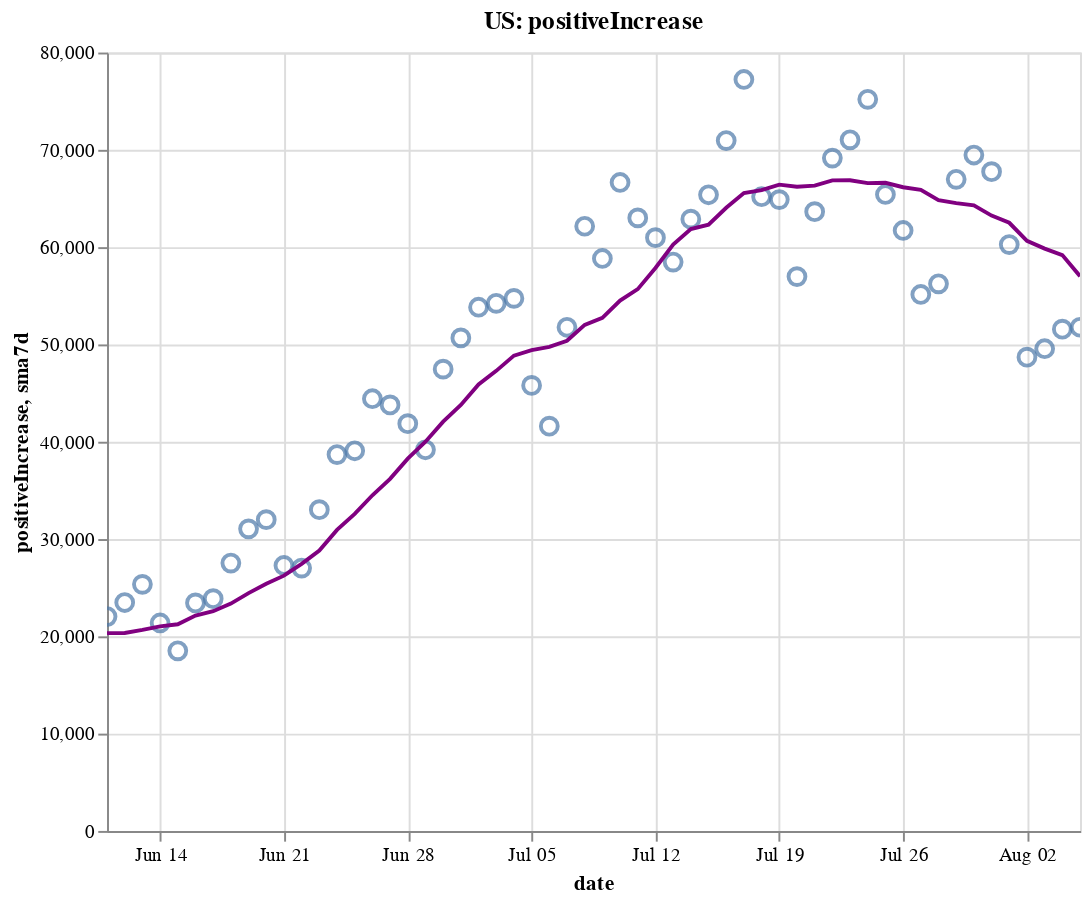

Notebook cell for this chart:
### Code cell
create_plot(us, 'positiveIncrease')

### Figure 1 — Vega-Lite specification as saved in the notebook (floating-point values rounded to 4 significant figures)
{"config": {"view": {"continuousWidth": 400, "continuousHeight": 300}}, "layer": [{"layer": [{"mark": {"type": "point", "size": 75}, "encoding": {"tooltip": [{"type": "temporal", "field": "date"}, {"type": "quantitative", "field": "positiveIncrease"}, {"type": "quantitative", "field": "sma7d"}], "x": {"type": "temporal", "field": "date"}, "y": {"type": "quantitative", "field": "positiveIncrease"}}, "selection": {"selector002": {"type": "interval", "bind": "scales", "encodings": ["x", "y"]}}}, {"mark": {"type": "line", "color": "purple"}, "encoding": {"x": {"type": "temporal", "field": "date"}, "y": {"type": "quantitative", "field": "sma7d"}}}]}, {"mark": {"type": "rule", "color": "#aaa"}, "encoding": {"x": {"type": "temporal", "field": "date"}}, "transform": [{"filter": {"selection": "selector001"}}]}, {"mark": "circle", "encoding": {"opacity": {"condition": {"value": 1, "selection": "selector001"}, "value": 0}, "tooltip": [{"type": "temporal", "field": "date"}, {"type": "quantitative", "field": "positiveIncrease"}, {"type": "quantitative", "field": "sma7d"}], "x": {"type": "temporal", "field": "date"}, "y": {"type": "quantitative", "field": "positiveIncrease"}}, "selection": {"selector001": {"type": "single", "encodings": ["x"], "on": "mouseover", "nearest": true, "empty": "none"}}}, {"mark": {"type": "text", "align": "left", "dx": 5, "dy": -5, "stroke": "white", "strokeWidth": 2}, "encoding": {"text": {"type": "quantitative", "field": "positiveIncrease"}, "tooltip": [{"type": "temporal", "field": "date"}, {"type": "quantitative", "field": "positiveIncrease"}, {"type": "quantitative", "field": "sma7d"}], "x": {"type": "temporal", "field": "date"}, "y": {"type": "quantitative", "field": "positiveIncrease"}}, "transform": [{"filter": {"selection": "selector001"}}]}, {"mark": {"type": "text", "align": "left", "dx": 5, "dy": -5}, "encoding": {"text": {"type": "quantitative", "field": "positiveIncrease"}, "tooltip": [{"type": "temporal", "field": "date"}, {"type": "quantitative", "field": "positiveIncrease"}, {"type": "quantitative", "field": "sma7d"}], "x": {"type": "temporal", "field": "date"}, "y": {"type": "quantitative", "field": "positiveIncrease"}}, "transform": [{"filter": {"selection": "selector001"}}]}], "data": {"name": "data-0dd732ecc322d04a45cb45cde2ae643d"}, "height": 400, "title": "US: positiveIncrease", "width": 500, "$schema": "https://vega.github.io/schema/vega-lite/v4.8.1.json", "datasets": {"data-0dd732ecc322d04a45cb45cde2ae643d": [{"date": "2020-06-11T00:00:00", "totalTestResultsIncrease": 459500.0, "positiveIncrease": 22030.0, "death": 107600.0, "deathIncrease": 898.0, "positiveRate": 0.048, "state": "US", "sma7d": 20330.0}, {"date": "2020-06-12T00:00:00", "totalTestResultsIncrease": 623100.0, "positiveIncrease": 23480.0, "death": 108400.0, "deathIncrease": 772.0, "positiveRate": 0.038, "state": "US", "sma7d": 20350.0}, {"date": "2020-06-13T00:00:00", "totalTestResultsIncrease": 496400.0, "positiveIncrease": 25340.0, "death": 109100.0, "deathIncrease": 691.0, "positiveRate": 0.051, "state": "US", "sma7d": 20670.0}, {"date": "2020-06-14T00:00:00", "totalTestResultsIncrease": 485200.0, "positiveIncrease": 21370.0, "death": 109400.0, "deathIncrease": 355.0, "positiveRate": 0.044, "state": "US", "sma7d": 21030.0}, {"date": "2020-06-15T00:00:00", "totalTestResultsIncrease": 432800.0, "positiveIncrease": 18510.0, "death": 109800.0, "deathIncrease": 380.0, "positiveRate": 0.043, "state": "US", "sma7d": 21240.0}, {"date": "2020-06-16T00:00:00", "totalTestResultsIncrease": 464500.0, "positiveIncrease": 23440.0, "death": 110500.0, "deathIncrease": 729.0, "positiveRate": 0.05, "state": "US", "sma7d": 22140.0}, {"date": "2020-06-17T00:00:00", "totalTestResultsIncrease": 485300.0, "positiveIncrease": 23870.0, "death": 111300.0, "deathIncrease": 767.0, "positiveRate": 0.049, "state": "US", "sma7d": 22580.0}, {"date": "2020-06-18T00:00:00", "totalTestResultsIncrease": 516200.0, "positiveIncrease": 27530.0, "death": 112000.0, "deathIncrease": 704.0, "positiveRate": 0.053, "state": "US", "sma7d": 23360.0}, {"date": "2020-06-19T00:00:00", "totalTestResultsIncrease": 574000.0, "positiveIncrease": 31050.0, "death": 112700.0, "deathIncrease": 655.0, "positiveRate": 0.054, "state": "US", "sma7d": 24440.0}, {"date": "2020-06-20T00:00:00", "totalTestResultsIncrease": 559200.0, "positiveIncrease": 31990.0, "death": 113300.0, "deathIncrease": 628.0, "positiveRate": 0.057, "state": "US", "sma7d": 25390.0}, {"date": "2020-06-21T00:00:00", "totalTestResultsIncrease": 511100.0, "positiveIncrease": 27280.0, "death": 113600.0, "deathIncrease": 292.0, "positiveRate": 0.053, "state": "US", "sma7d": 26240.0}, {"date": "2020-06-22T00:00:00", "totalTestResultsIncrease": 466600.0, "positiveIncrease": 27020.0, "death": 113900.0, "deathIncrease": 283.0, "positiveRate": 0.058, "state": "US", "sma7d": 27450.0}, {"date": "2020-06-23T00:00:00", "totalTestResultsIncrease": 491700.0, "positiveIncrease": 33020.0, "death": 114600.0, "deathIncrease": 708.0, "positiveRate": 0.067, "state": "US", "sma7d": 28820.0}, {"date": "2020-06-24T00:00:00", "totalTestResultsIncrease": 519200.0, "positiveIncrease": 38680.0, "death": 115300.0, "deathIncrease": 724.0, "positiveRate": 0.075, "state": "US", "sma7d": 30940.0}, {"date": "2020-06-25T00:00:00", "totalTestResultsIncrease": 637100.0, "positiveIncrease": 39070.0, "death": 117800.0, "deathIncrease": 2501.0, "positiveRate": 0.061, "state": "US", "sma7d": 32590.0}, {"date": "2020-06-26T00:00:00", "totalTestResultsIncrease": 606700.0, "positiveIncrease": 44420.0, "death": 118400.0, "deathIncrease": 636.0, "positiveRate": 0.073, "state": "US", "sma7d": 34500.0}, {"date": "2020-06-27T00:00:00", "totalTestResultsIncrease": 599400.0, "positiveIncrease": 43780.0, "death": 119000.0, "deathIncrease": 509.0, "positiveRate": 0.073, "state": "US", "sma7d": 36180.0}, {"date": "2020-06-28T00:00:00", "totalTestResultsIncrease": 583900.0, "positiveIncrease": 41860.0, "death": 119200.0, "deathIncrease": 271.0, "positiveRate": 0.072, "state": "US", "sma7d": 38260.0}, {"date": "2020-06-29T00:00:00", "totalTestResultsIncrease": 646800.0, "positiveIncrease": 39180.0, "death": 119600.0, "deathIncrease": 330.0, "positiveRate": 0.061, "state": "US", "sma7d": 40000.0}, {"date": "2020-06-30T00:00:00", "totalTestResultsIncrease": 624100.0, "positiveIncrease": 47460.0, "death": 120200.0, "deathIncrease": 596.0, "positiveRate": 0.076, "state": "US", "sma7d": 42060.0}, {"date": "2020-07-01T00:00:00", "totalTestResultsIncrease": 633300.0, "positiveIncrease": 50670.0, "death": 120900.0, "deathIncrease": 701.0, "positiveRate": 0.08, "state": "US", "sma7d": 43780.0}, {"date": "2020-07-02T00:00:00", "totalTestResultsIncrease": 662300.0, "positiveIncrease": 53830.0, "death": 121600.0, "deathIncrease": 697.0, "positiveRate": 0.081, "state": "US", "sma7d": 45890.0}, {"date": "2020-07-03T00:00:00", "totalTestResultsIncrease": 710900.0, "positiveIncrease": 54220.0, "death": 122100.0, "deathIncrease": 597.0, "positiveRate": 0.076, "state": "US", "sma7d": 47290.0}, {"date": "2020-07-04T00:00:00", "totalTestResultsIncrease": 642200.0, "positiveIncrease": 54730.0, "death": 122500.0, "deathIncrease": 306.0, "positiveRate": 0.085, "state": "US", "sma7d": 48850.0}, {"date": "2020-07-05T00:00:00", "totalTestResultsIncrease": 681400.0, "positiveIncrease": 45790.0, "death": 122700.0, "deathIncrease": 209.0, "positiveRate": 0.067, "state": "US", "sma7d": 49410.0}, {"date": "2020-07-06T00:00:00", "totalTestResultsIncrease": 501200.0, "positiveIncrease": 41600.0, "death": 122900.0, "deathIncrease": 242.0, "positiveRate": 0.083, "state": "US", "sma7d": 49760.0}, {"date": "2020-07-07T00:00:00", "totalTestResultsIncrease": 634800.0, "positiveIncrease": 51770.0, "death": 123800.0, "deathIncrease": 922.0, "positiveRate": 0.082, "state": "US", "sma7d": 50370.0}, {"date": "2020-07-08T00:00:00", "totalTestResultsIncrease": 629100.0, "positiveIncrease": 62150.0, "death": 124700.0, "deathIncrease": 897.0, "positiveRate": 0.099, "state": "US", "sma7d": 52010.0}, {"date": "2020-07-09T00:00:00", "totalTestResultsIncrease": 703000.0, "positiveIncrease": 58840.0, "death": 125600.0, "deathIncrease": 867.0, "positiveRate": 0.084, "state": "US", "sma7d": 52730.0}, {"date": "2020-07-10T00:00:00", "totalTestResultsIncrease": 810800.0, "positiveIncrease": 66640.0, "death": 126400.0, "deathIncrease": 854.0, "positiveRate": 0.082, "state": "US", "sma7d": 54500.0}, {"date": "2020-07-11T00:00:00", "totalTestResultsIncrease": 698400.0, "positiveIncrease": 63010.0, "death": 127200.0, "deathIncrease": 757.0, "positiveRate": 0.09, "state": "US", "sma7d": 55680.0}, {"date": "2020-07-12T00:00:00", "totalTestResultsIncrease": 758300.0, "positiveIncrease": 60980.0, "death": 127700.0, "deathIncrease": 476.0, "positiveRate": 0.08, "state": "US", "sma7d": 57850.0}, {"date": "2020-07-13T00:00:00", "totalTestResultsIncrease": 693600.0, "positiveIncrease": 58460.0, "death": 128000.0, "deathIncrease": 327.0, "positiveRate": 0.084, "state": "US", "sma7d": 60260.0}, {"date": "2020-07-14T00:00:00", "totalTestResultsIncrease": 770000.0, "positiveIncrease": 62880.0, "death": 128700.0, "deathIncrease": 736.0, "positiveRate": 0.082, "state": "US", "sma7d": 61850.0}, {"date": "2020-07-15T00:00:00", "totalTestResultsIncrease": 762000.0, "positiveIncrease": 65380.0, "death": 129600.0, "deathIncrease": 858.0, "positiveRate": 0.086, "state": "US", "sma7d": 62310.0}, {"date": "2020-07-16T00:00:00", "totalTestResultsIncrease": 827600.0, "positiveIncrease": 70950.0, "death": 130600.0, "deathIncrease": 974.0, "positiveRate": 0.086, "state": "US", "sma7d": 64040.0}, {"date": "2020-07-17T00:00:00", "totalTestResultsIncrease": 837400.0, "positiveIncrease": 77230.0, "death": 131500.0, "deathIncrease": 951.0, "positiveRate": 0.092, "state": "US", "sma7d": 65560.0}, {"date": "2020-07-18T00:00:00", "totalTestResultsIncrease": 761600.0, "positiveIncrease": 65180.0, "death": 132400.0, "deathIncrease": 872.0, "positiveRate": 0.086, "state": "US", "sma7d": 65870.0}, {"date": "2020-07-19T00:00:00", "totalTestResultsIncrease": 798500.0, "positiveIncrease": 64880.0, "death": 132900.0, "deathIncrease": 526.0, "positiveRate": 0.081, "state": "US", "sma7d": 66430.0}, {"date": "2020-07-20T00:00:00", "totalTestResultsIncrease": 711000.0, "positiveIncrease": 56970.0, "death": 133300.0, "deathIncrease": 362.0, "positiveRate": 0.08, "state": "US", "sma7d": 66210.0}, {"date": "2020-07-21T00:00:00", "totalTestResultsIncrease": 750200.0, "positiveIncrease": 63640.0, "death": 134300.0, "deathIncrease": 1038.0, "positiveRate": 0.085, "state": "US", "sma7d": 66320.0}, {"date": "2020-07-22T00:00:00", "totalTestResultsIncrease": 795500.0, "positiveIncrease": 69150.0, "death": 135400.0, "deathIncrease": 1117.0, "positiveRate": 0.087, "state": "US", "sma7d": 66860.0}, {"date": "2020-07-23T00:00:00", "totalTestResultsIncrease": 824400.0, "positiveIncrease": 71030.0, "death": 136500.0, "deathIncrease": 1039.0, "positiveRate": 0.086, "state": "US", "sma7d": 66870.0}, {"date": "2020-07-24T00:00:00", "totalTestResultsIncrease": 929800.0, "positiveIncrease": 75190.0, "death": 137700.0, "deathIncrease": 1178.0, "positiveRate": 0.081, "state": "US", "sma7d": 66580.0}, {"date": "2020-07-25T00:00:00", "totalTestResultsIncrease": 797600.0, "positiveIncrease": 65410.0, "death": 138700.0, "deathIncrease": 1037.0, "positiveRate": 0.082, "state": "US", "sma7d": 66610.0}, {"date": "2020-07-26T00:00:00", "totalTestResultsIncrease": 855800.0, "positiveIncrease": 61710.0, "death": 139200.0, "deathIncrease": 558.0, "positiveRate": 0.072, "state": "US", "sma7d": 66160.0}, {"date": "2020-07-27T00:00:00", "totalTestResultsIncrease": 760800.0, "positiveIncrease": 55130.0, "death": 140300.0, "deathIncrease": 1059.0, "positiveRate": 0.072, "state": "US", "sma7d": 65900.0}, {"date": "2020-07-28T00:00:00", "totalTestResultsIncrease": 735500.0, "positiveIncrease": 56230.0, "death": 141400.0, "deathIncrease": 1121.0, "positiveRate": 0.076, "state": "US", "sma7d": 64840.0}, {"date": "2020-07-29T00:00:00", "totalTestResultsIncrease": 853300.0, "positiveIncrease": 66970.0, "death": 142900.0, "deathIncrease": 1447.0, "positiveRate": 0.078, "state": "US", "sma7d": 64530.0}, {"date": "2020-07-30T00:00:00", "totalTestResultsIncrease": 805900.0, "positiveIncrease": 69470.0, "death": 144100.0, "deathIncrease": 1259.0, "positiveRate": 0.086, "state": "US", "sma7d": 64300.0}, {"date": "2020-07-31T00:00:00", "totalTestResultsIncrease": 726000.0, "positiveIncrease": 67760.0, "death": 145400.0, "deathIncrease": 1311.0, "positiveRate": 0.093, "state": "US", "sma7d": 63240.0}, {"date": "2020-08-01T00:00:00", "totalTestResultsIncrease": 713300.0, "positiveIncrease": 60260.0, "death": 146600.0, "deathIncrease": 1172.0, "positiveRate": 0.084, "state": "US", "sma7d": 62500.0}, {"date": "2020-08-02T00:00:00", "totalTestResultsIncrease": 725900.0, "positiveIncrease": 48690.0, "death": 147100.0, "deathIncrease": 515.0, "positiveRate": 0.067, "state": "US", "sma7d": 60640.0}, {"date": "2020-08-03T00:00:00", "totalTestResultsIncrease": 731700.0, "positiveIncrease": 49560.0, "death": 147700.0, "deathIncrease": 519.0, "positiveRate": 0.068, "state": "US", "sma7d": 59850.0}, {"date": "2020-08-04T00:00:00", "totalTestResultsIncrease": 695600.0, "positiveIncrease": 51570.0, "death": 148800.0, "deathIncrease": 1176.0, "positiveRate": 0.074, "state": "US", "sma7d": 59180.0}, {"date": "2020-08-05T00:00:00", "totalTestResultsIncrease": 659600.0, "positiveIncrease": 51770.0, "death": 150200.0, "deathIncrease": 1401.0, "positiveRate": 0.078, "state": "US", "sma7d": 57010.0}]}}
